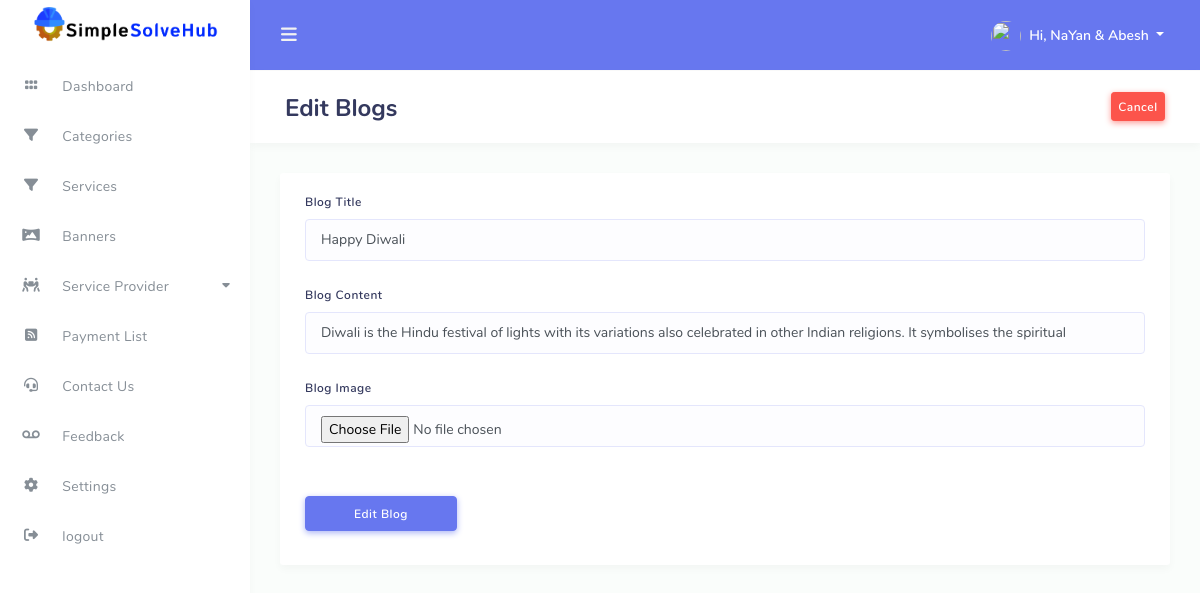
Page /admin/edit_blogs.php?edt=12 on the committed database.
### tables this page shows
CREATE TABLE `blog` (
  `id` int(11) NOT NULL,
  `blog_title` text NOT NULL,
  `blog_content` text NOT NULL,
  `blog_image` text NOT NULL,
  `publish_date` date NOT NULL,
  `status` text NOT NULL
);

### admin/edit_blogs.php (the view, shortened to what this page needs)
<link rel="stylesheet" href="https://cdn.jsdelivr.net/npm/sweetalert2@10">
<?php
include('../config/db_con.php');
$id = $_REQUEST["edt"];
$sql = "SELECT * FROM `blog` WHERE id='$id'";
$data = mysqli_query($conn, $sql);
$result = mysqli_fetch_assoc($data);
        ?>
<!DOCTYPE html>
<html>
<head>
    <?php $page="edit_blogs"; require './assets/components/head.php' ?>
</head>
<body>
    <div id="app">
        <div class="main-wrapper main-wrapper-1">
            <div class="navbar-bg"></div>
            <?php require './assets/components/navbar.php' ?>
            <?php require './assets/components/sidebar.php' ?>
            <div class="main-content">
                <section class="section">
                    <div class="section-header d-flex justify-content-between">
                        <h1>Edit Blogs</h1>
                        <div class="btns">
                            <a href="./blogs.php" class="btn btn-danger btn-sm" >Cancel</a>
                        </div>
                    </div>
                    <div class="row">
                        <div class="col-12">
                            <div class="card">
                                <div class="card-body">
                                    <form class="row g-3" method="POST" enctype="multipart/form-data">
                                        <div class="col-md-12 form-group">
                                            <label for="blogs" class="form-label">Blog Title</label>
                                            <input type="text" class="form-control" id="blogs" name="blog_title" placeholder="Blogs" value="<?php echo $result['blog_title'] ?>" required="">
                                        </div>
                                        <div class="col-md-12 form-group">
                                            <label for="blogs" class="form-label">Blog Content</label>
                                            <input type="text" class="form-control" id="blogs" name="blog_content" placeholder="Blogs" value="<?php echo $result['blog_content'] ?>" required="">
                                        </div>
                                        <div class="col-md-12 form-group">
                                            <label for="blogs" class="form-label">Blog Image</label>
                                            <input type="file" class="form-control" id="blogs" name="blog_image" placeholder="Blogs"  value="<?php echo $result['blog_image'] ?>" required="">
                                        </div>
                                        <div class="col-12 mt-4">
                                            <input type="submit" name="submit" value="Edit Blog" class="btn btn-primary px-5">
                                        </div>
                                    </form>
                                </div>
                            </div>
                        </div>
                    </div>
                </section>
            </div>
        </div>
    </div>
</body>
</html>

### rows in the picture
blog: blog_title "Happy Diwali", blog_content "Diwali is the Hindu festival of lights with its variations also celebrated in other Indian religions. It symbolises the spiritual"
